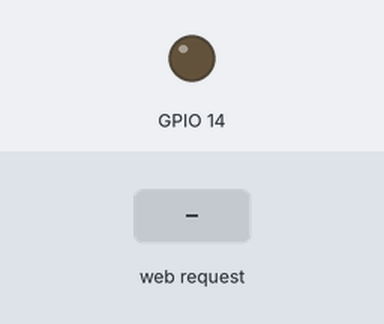
Bench run of a sketch on a simulated ESP8266 (NodeMCU). Shown: output pins drawn as LEDs (lit = HIGH). Inputs (shaded band) come from the test bench. WiFi joins after 1.5 s; servers stay silent unless stated; what the sketch prints to the serial monitor is not drawn.

Above: at 2.7 s.
2.8 s: HTTP request GET /LED=ON received
At 4.0 s:
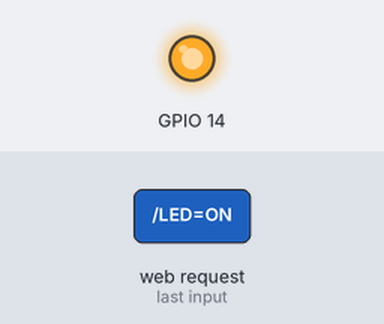
4.3 s: HTTP request GET /LED=OFF received
At 5.2 s:
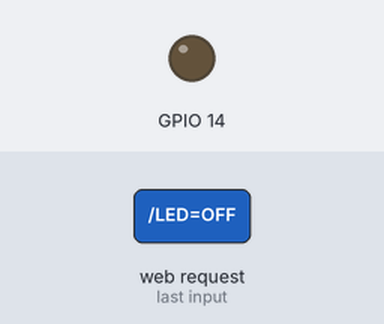
Timing chart, 0 to 7.3 s (numbered marks = the images above; inputs shaded):
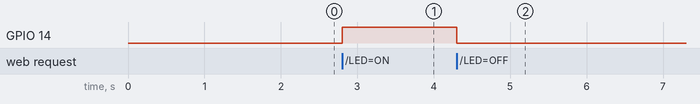

Measured:
- after the input at 2.8 s, GPIO 14: LOW → HIGH at once
- after the input at 4.3 s, GPIO 14: HIGH → LOW at once

The sketch:

WIFI_LED.ino
```cpp
#include <ESP8266WiFi.h>

const char* ssid = "ssid_name";//replace with your ssid
const char* password = "**********";//replace with your password

int ledPin = D13;
WiFiServer server(80);//port 8080

void setup() {
  Serial.begin(9600);
  pinMode(ledPin, OUTPUT);
  // Connect to WiFi network
  Serial.print("Connecting to ");
  Serial.println(ssid);
  WiFi.begin(ssid, password);

  while (WiFi.status() != WL_CONNECTED) {
    delay(500);
    Serial.print(".");//creates a loading kinda animation
  }
  Serial.println("");
  Serial.println("WiFi connected");

  // Start the server
  server.begin();
}

void loop() {
  // Check if a client has connected
  WiFiClient client = server.available();
  if (!client) {
    return;
  }

  // Wait until the client sends some data
  Serial.println("new client");
  while(!client.available()){
    delay(1);
  }

  // Read the first line of the request
  String request = client.readStringUntil('\r');
  Serial.println(request);
  client.flush();

  // Match the request

  int value = LOW;
  if (request.indexOf("/LED=ON") != -1) {
    digitalWrite(ledPin, HIGH);
    value = HIGH;
  }
  if (request.indexOf("/LED=OFF") != -1){
    digitalWrite(ledPin, LOW);
    value = LOW;
  }

  // Return the response
  client.println("HTTP/1.1 200 OK");
  client.println("Content-Type: text/html");
  client.println(""); //  do not forget this one
  client.println("<!DOCTYPE HTML>");
  client.println("<html>");

  client.print("Led pin is now: ");

  if(value == HIGH) {
    client.print("On");
  } else {
    client.print("Off");
  }
  client.println("<br><br>");
  client.println("Click <a href=\"/LED=ON\">here</a> Turn relay ON<br>");
  client.println("Click <a href=\"/LED=OFF\">here</a> Turn relay OFF<br>");
  client.println("</html>");
  delay(1);
  Serial.println("Client disconnected");
  Serial.println("");

}
```
